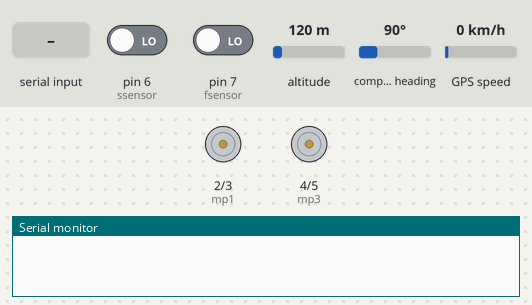
A sketch run on a simulated Arduino Uno, built with avr-gcc and run on an emulated ATmega328P. Parts: motor-driver pin pairs drawn as motors (green arrow = first pin HIGH = forward, orange = second pin HIGH = backward, longer = more drive), the last lines printed to the serial monitor. The test bench sets the inputs (shaded band); at power-on: pin 6 (ssensor) LOW, pin 7 (fsensor) LOW, altitude 120 m, compass heading 90°, GPS speed 0 km/h. The GPS gets a fix after 3 s at 37.7749, -122.4194 with 8 satellites.

Above: at 1.2 s.
1.3 s: "1" received over the second serial link
At 3.4 s:
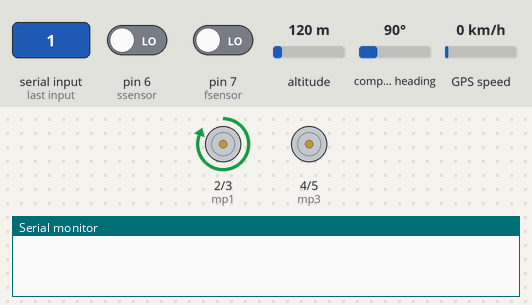
3.8 s: pin 6 (ssensor) driven HIGH
At 4.9 s:
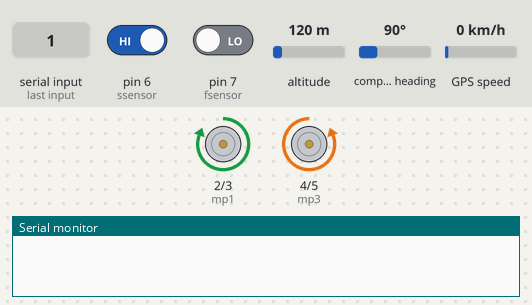
5.8 s: pin 6 (ssensor) driven LOW
At 10.4 s:
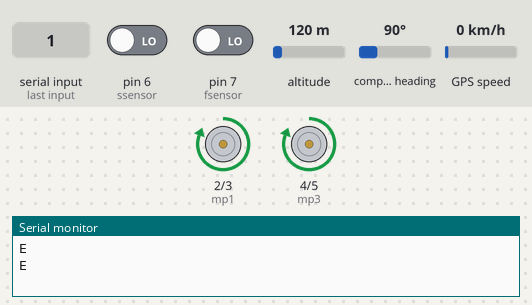
14.8 s: pin 7 (fsensor) driven HIGH
Timing chart, 0 to 18.8 s (numbered marks = the images above; inputs shaded):
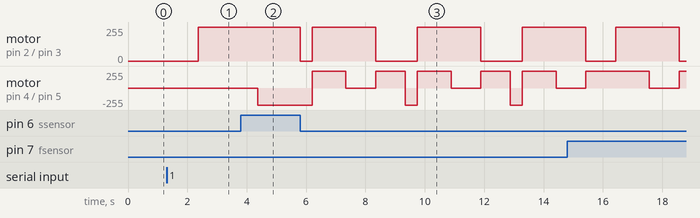

The sketch:

finaltest2.ino
```cpp
#include <TinyGPS++.h>
#include <math.h>
#include <SoftwareSerial.h>
static const int RXPin = 8, TXPin = 9;
static const uint32_t GPSBaud = 9600;
TinyGPSPlus gps;
SoftwareSerial ss(RXPin, TXPin);
SoftwareSerial Genotronex(10, 11);
int BluetoothData;
int mp1 = 2;
int mp2 = 3;
int mp3 = 4;
int mp4 = 5;
int fsensor = 7;
int ssensor = 6;
int fobstacle = HIGH;
int lobstacle = HIGH;
int loop1 = 1;
float ang1 = 0;
float anglex = 0;
static const double PC_LAT = 53.266303, PC_LNG = -2.153080;

void setup()
{
  Genotronex.begin(9600);
  Genotronex.println("Bluetooth On please press 1 to start");
  pinMode(mp1, OUTPUT);
  pinMode(mp2, OUTPUT);
  pinMode(mp3, OUTPUT);
  pinMode(mp4, OUTPUT);
  pinMode(fsensor, INPUT);
  pinMode(ssensor, INPUT);
  Serial.begin(9600);
  ss.begin(GPSBaud);
}

void loop(){
do{
if (Genotronex.available())
  BluetoothData=Genotronex.read();
  if(BluetoothData=='1'){
  loop1 =-1;}
  else {delay(100);}
}while (loop1 == 1);
Genotronex.println("Begin!");
delay(1000);
  while (ss.available() > 0)
    if (gps.encode(ss.read()))
      displayInfo();

  if (millis() > 5000 && gps.charsProcessed() < 10)
  {
    Serial.println(F("No GPS detected: check wiring."));
    while(true);
  }

if (PC_LAT > gps.location.lat())
  {
  do {turnright();}while (ang1 != 0);
  if (PC_LNG > gps.location.lng())
  do {turnleft();}while (ang1 != 0 - anglex);
  else
  do {turnright();}while (ang1 != 0 + anglex);
  }
else
{
  do {turnright();}while (ang1!= 180);
  if (PC_LNG > gps.location.lng())
  do {turnright();}while (ang1 != 180 + anglex);
  else
  do {turnleft();}while (ang1 != 180 - anglex);
  }


  fobstacle = digitalRead(fsensor);
  if (fobstacle == LOW){
    stopmoving();
    lineup();
    obleft();
    if (fobstacle == LOW){
      stopmoving();
      lineup();
      obleft();
      if (fobstacle == LOW){
        stopmoving();
        lineup();
        obleft();
        if (fobstacle == LOW){
          stopmoving();
          lineup();
          obleft();
          }
        else
        turnleft();
        }
      else
      turnleft();
      }
    else {
      stopmoving();
      turnleft();
     }
  }
  else
  {
    moveforward();
  }
delay(100);
}

void displayInfo()
{
  if (gps.location.isValid())
  {

    float resultLat = (gps.location.lat() - PC_LAT);
    float resultLng = (gps.location.lng() - PC_LNG);
    float anglex = atan(resultLng/resultLat);
    printStr(gps.course.isValid() ? TinyGPSPlus::cardinal(gps.course.deg()) : "*** ", 6);
    float ang1 = (gps.course.deg());
  }
  Serial.println();
}

static void printStr(const char *str, int len)
{
  int slen = strlen(str);
  for (int i=0; i<len; ++i)
    Serial.print(i<slen ? str[i] : ' ');
}
void lineup()
{
  lobstacle = digitalRead(ssensor);
  do
  (digitalWrite(mp1, HIGH), digitalWrite(mp4, HIGH), lobstacle = digitalRead(ssensor)); while (lobstacle == HIGH);
  digitalWrite(mp1, LOW);
  delay(100);
}
void obleft()
{
  do{
      moveforward();
      lobstacle = digitalRead(ssensor);
      fobstacle = digitalRead(fsensor);
    }while (lobstacle == LOW and fobstacle == HIGH);
}
void turnright()
{
  digitalWrite(mp3, LOW);
  digitalWrite(mp1, HIGH);
  delay(1000);
}
void turnleft()
{
  digitalWrite(mp3, HIGH);
  digitalWrite(mp1, LOW);
  delay(1000);
}
void moveforward()
{
  digitalWrite(mp1, HIGH);
  digitalWrite(mp2, LOW);
  digitalWrite(mp3, HIGH);
  digitalWrite(mp4, LOW);
}
void stopmoving()
{
  digitalWrite(mp1, LOW);
  digitalWrite(mp3, LOW);
}
```

Measured:
- after the input at 1.3 s, motor on pin 2 (mp1) / pin 3 (mp2): stopped → forward 255/255 after 1.1 s
- after the input at 3.8 s, motor on pin 2 (mp1) / pin 3 (mp2): stays forward 255/255 (without the input it goes to stopped after 0.57 s); motor on pin 4 (mp3) / pin 5 (mp4): goes on until 4.4 s, then stays backward 255/255
